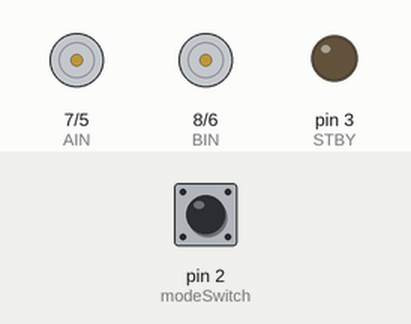
A sketch run on a simulated Arduino Uno, built with avr-gcc and run on an emulated ATmega328P. Parts: direction and speed pins drawn as motors (green arrow = direction pin HIGH = forward, orange = LOW = backward, longer = more drive, stopped while the standby pin is LOW), output pins drawn as LEDs (lit = HIGH). Inputs (shaded band) come from the test bench; at power-on: pin 2 (modeSwitch) LOW.

Above: at 23.4 s.
23.5 s: pin 2 (modeSwitch) pulled HIGH for 3.2 s
At 24.6 s:
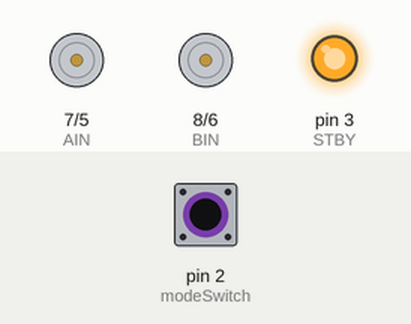
At 29.4 s:
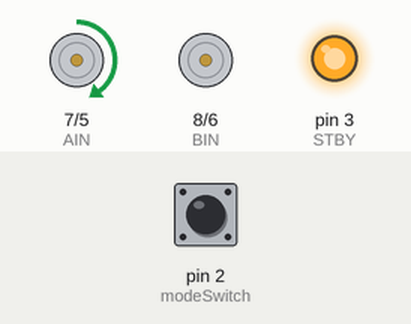
Timing chart, 0 to 34.2 s (numbered marks = the images above; inputs shaded):
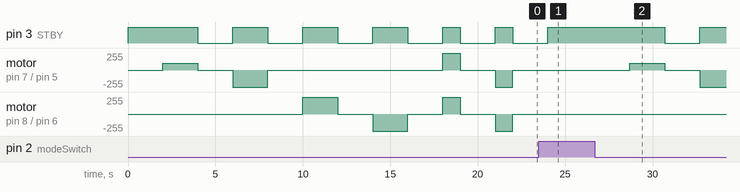

The sketch:

RobotCarInitial.ino
```cpp
/*  Code to test the motors on the Elegoo Robot Car 4
    Martin H.
    Southern Illinois University, for Automotive Technologies

    Download, disconnect cable, place on floor with room to drive (about 4 feet clearance in all directions)
    Press the mode button, wait 2 seconds for it to begin
*/

// define IO pin
#define PWMA 5    // Controls power to right motor
#define PWMB 6    // Controls power to left motor
#define AIN 7     // Controls direction of right motor, HIGH = FORWARD, LOW = REVERSE
#define BIN 8     // Controls direction of right motor, HIGH = FORWARD, LOW = REVERSE
#define STBY 3    // Place H-Bridge in standby if LOW, Run if HIGH

#define modeSwitch 2 // Mode Switch input
//init the car
void setup() {
  pinMode(PWMA, OUTPUT);     //set IO pin mode OUTPUT
  pinMode(PWMB, OUTPUT);
  pinMode(BIN, OUTPUT);
  pinMode(AIN, OUTPUT);
  pinMode(STBY, OUTPUT);
  digitalWrite(STBY, HIGH);  //Enable Motors to run
  digitalWrite(PWMA, LOW);  // Fully off
 // digitalWrite(PWMA, HIGH);  // Fully on
}

//main loop
void loop() {
  while (digitalRead(modeSwitch) == 1)  // wait for mode switch to be pressed (go to 0)
    ;  // Do nothing

  delay(2000);

  // RIGHT WHEELS
  // Drive Right Wheels forward for 2 second
  digitalWrite(AIN, HIGH);    // Forward direction
  analogWrite(PWMA, 100);   // Full power
  delay(2000);              //delay 2000mS

  // Stop for 2 seconds
  stopTime(2000);

  // Drive Right Wheels Backwards for 2 second
  digitalWrite(AIN, LOW);    // Backwards direction
  digitalWrite(PWMA, HIGH);   // Full power
  delay(2000);              //delay 2000mS

  // Stop for 2 seconds
  stopTime(2000);

  // Turn off Right Motor's Power
  digitalWrite(PWMA, LOW);

  // DRIVE LEFT WHEELS
  // Drive LEFT Wheels forward for 2 second
  digitalWrite(BIN, HIGH);    // Forward direction
  digitalWrite(PWMB, HIGH);   // Full power
  delay(2000);              //delay 2000mS

  // Stop for 2 seconds
  stopTime(2000);

  // Drive Left Wheels Backwards for 2 second
  digitalWrite(BIN, LOW);    // Backward direction
  digitalWrite(PWMB, HIGH);   // Full power
  delay(2000);              //delay 2000mS

  // Stop for 2 seconds
  stopTime(2000);

  // Drive car Forward for 1 second
  digitalWrite(AIN, HIGH);    // Forward direction on Right
  digitalWrite(BIN, HIGH);    // Forward direction on Left
  digitalWrite(PWMA, HIGH);   // Full power on Right
  digitalWrite(PWMB, HIGH);   // Full power on Left
  delay(1000);              //delay 2000mS

  // stop for 2 seconds
  stopTime(2000);

  // Drive car Backwards for 1 second1
  digitalWrite(AIN, LOW);    // Reverse direction on Right
  digitalWrite(BIN, LOW);    // Reverse direction on Left
  delay(1000);

  // stop for 2 seconds
  stopTime(2000);

  // All motor power off
  digitalWrite(PWMA, LOW);   // No power on Right
  digitalWrite(PWMB, LOW);   // No power on Left
}

// Function - accepts the time in milli-Seconds to go into standby for
void stopTime(int mS){
  digitalWrite(STBY, LOW);   // Go into standby
  delay(mS);                //  Wait defined time
  digitalWrite(STBY, HIGH);  //  Come out of standby
}
```

Measured:
- after the input at 23.5 s, motor on pin 8 (BIN) / pin 6 (PWMB): stays stopped (without the input it goes to forward 255/255 after 10.5 s)
